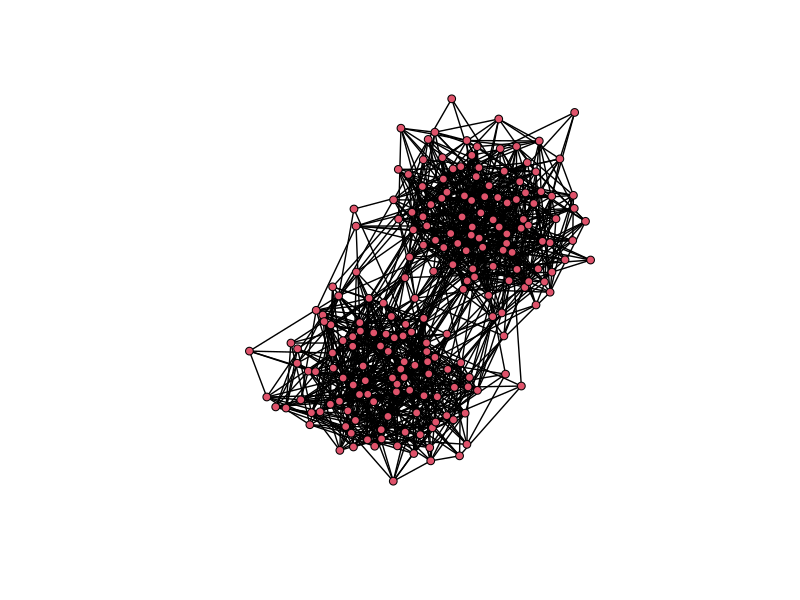
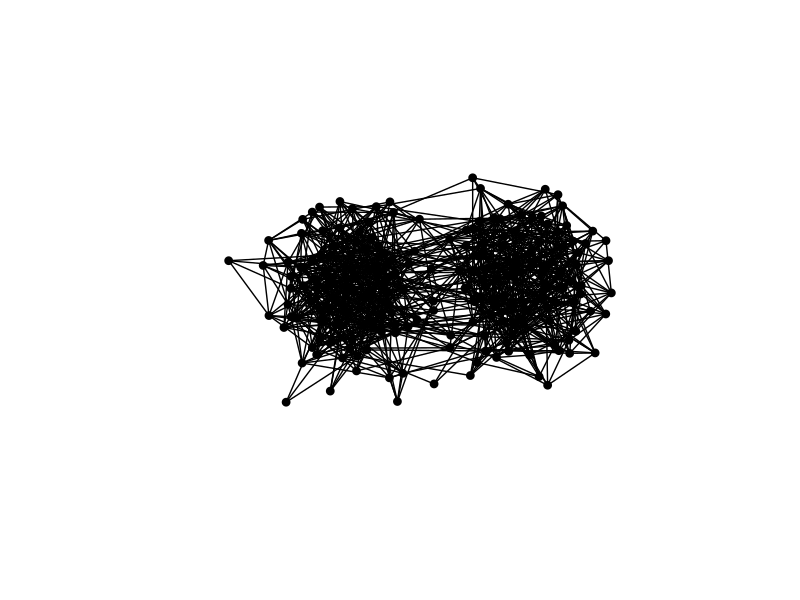
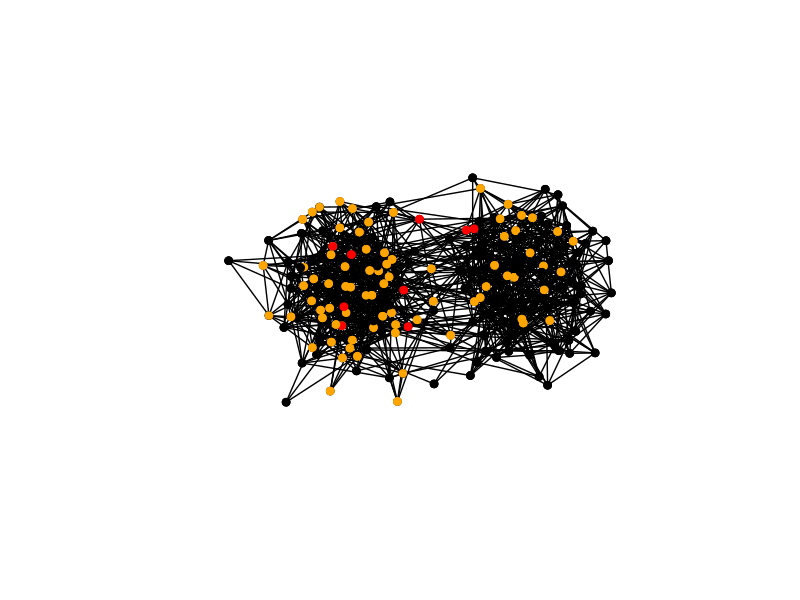
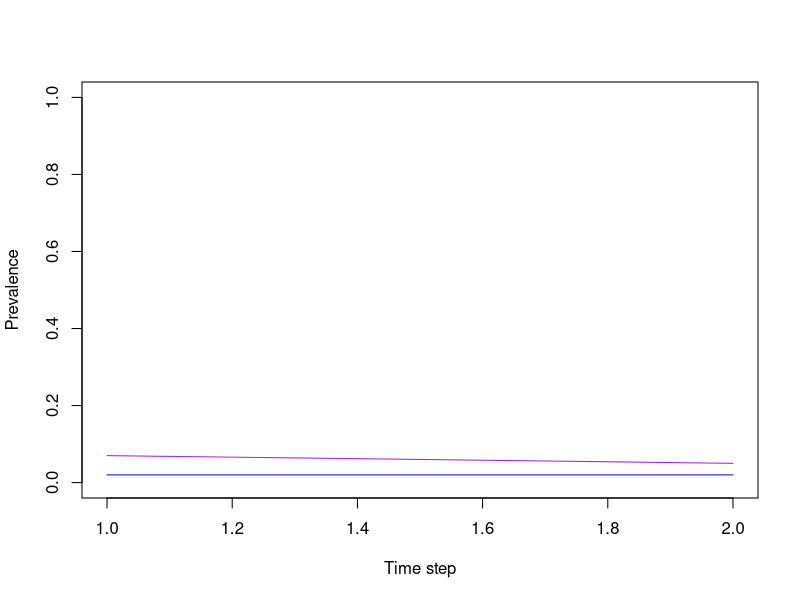

Write the R code that produced these figures, in order.
#===================================================================================
#  Lots of R packages for graphs
#	these are described in a CRAN task view here:
#	http://cran.r-project.org/web/views/gR.html
#	-we willl use the 'network' package
#===================================================================================

#install.packages("network")
library(network)
#help("network-package")

#===================================================================================
#	-Simulated population parameters
#===================================================================================

L<-num_obs<-200  #number of households and individuals
S<-rep(1,L)
E<-rep(0,L)
I<-rep(0,L)
R<-rep(0,L)


#========================================================================
#	Model two neighborhoods
#	-LD: general background connectivity
#	-LD2 & LD# within neighborhood extra connectivity
#========================================================================

connectivity<-.01

LD<-matrix(rbinom(L^2,1,connectivity),L)
for( i in 1:L)
    {
    LD[i,]<-LD[,i]
    }

diag(LD)<-0

connectivity<-.09

LD2<-matrix(rbinom((L/2)^2,1,connectivity),L/2)
for( i in 1:L/2)
    {
    LD2[i,]<-LD2[,i]
    }

diag(LD2)<-0

LD[1:(L/2),1:(L/2)]<-LD[1:(L/2),1:(L/2)]+LD2

connectivity<-.09
LD3<-matrix(rbinom((L/2)^2,1,connectivity),(L/2))
for( i in 1:L/2)
    {
    LD3[i,]<-LD3[,i]
    }

diag(LD3)<-0

LD[101:200,101:200]<-LD[101:200,101:200]+LD3

NET<-network(LD, directed=FALSE)
plot(NET)


#===================================================================================
#	Plotting functions
#	-COORDS lets it draw network once and saves the coordinates of each node
#	-COLS a vector to define colors in the plot 
#	-visualize: plots network, coloring the I nodes red
#===================================================================================


COORDS<-plot(NET,vertex.col="black")
COLS<-rep(1,L)

visualize_net<-function()
	{
	COLS[I==1]<-"red"
	COLS[E==1]<-"orange"
	COLS[S==1]<-"black"
	COLS[R==1]<-"white"
	plot(NET,vertex.col=COLS, jitter=FALSE, coord=COORDS)
	}


visualize_nodes<-function()
	{
	COLS[I==1]<-"red"
	COLS[E==1]<-"orange"
	COLS[S==1]<-"black"
	COLS[R==1]<-"white"
    lines(COORDS,col=COLS,pch=19,type="p") # much faster than points()
	}

#===================================================================================
#	-Set up Simulation 
#	-S,E,I,R vectors
#========================================================================

setup<-function()
	{
	S<<-rep(1,L)
	E<<-rep(0,L)
	I<<-rep(0,L)
	R<<-rep(0,L)
	recoverday<<-rep(0,L)
	}

#========================================================================
#	Key functions of stochastic simulation
#	-infect changes I from 0 to 1, also changes E and S to 0
#========================================================================

infect<-function(node,day=i)
	{
	I[node]<<-1
	E[node]<<-0
	S[node]<<-0
	cases<<-which(I==1)
	recoverday[node]<<-day+duration[node]
	}
		
expose<-function()
	{
        
    if(length(cases==1))
	   {
	   index<-NET[,cases]==1
	   }
       
	if(length(cases)>1)
	   {
	   index<-rowSums(NET[,cases])>=1
	   }
       
       #index<- index & !R # recovered are not really exposed
   
    E[index]<<-1
	E[cases]<<-0
	S[index]<<-0
	}

#eliminate immunity--recover sends nodes to S
recover<-function(node)
	{
	I[node]<<-0
	E[node]<<-0
	S[node]<<-1
#	R[node]<<-1
	cases<<-which(I==1)
	}



#===================================================================================
#	Simulation Setup
#	-reps: define how many time steps
#	-setup()  set S to 1, I, E, R to 0
#	-PREV: an empty vector to keep track of prevalence at each timestep
#	-par sets up a plot window. par(ask=TRUE) requires a <Enter> between plots (slows sown our movie)
#	-b : probaility infection given exposure / time step (ie rate)
#	-duration : number of days infectious
#	-Assign an index case
#	-infect it with infect()
#	-expose its neighbors with expose()
#===================================================================================

#define the length in days of the simulation
reps<-1

#set time to day 1
i<-1

#an empty vector to store the prevalence over the course of the simulation
PREV<-rep(0,reps)
PREV_A<-rep(0,reps)
PREV_B<-rep(0,reps)

#probability of infection in exposed node per time step
b <-.05

#duration of infectiousness
duration<-c(rpois(L/2,90), rpois(L/2,60))

#sets the whole populations to susceptible
setup()

#set how many index cases and draw them randomly
index<-index_case<-sample(L,5)

#infect the index cases
infect(index_case)

#expose those nodes connected to the index cases
expose()

#plot the starting conditions
par(ask=FALSE)
visualize_net()


#===================================================================================
#	Simulation loop
#	-reps: define how many time steps
#	-outputs a movie (currently commented out)
#	-plots prevalence over time
#===================================================================================

for(i in 2:reps)
	{
	random<-runif(L)
	risk<-E*b		#multiplying the risk by whether or not exposed
	infect(random<risk)
	recover(which(recoverday==i))
	expose()
    visualize_nodes()
    PREV_A[i]<-sum(cases<(L/2+1))/(L/2)
    PREV_B[i]<-sum(cases>L/2)/(L/2)
	}




plot(PREV_A,typ="l", ylab="Prevalence",xlab="Time step",ylim=c(0,1),col="blue")
lines(PREV_B, col="purple")
